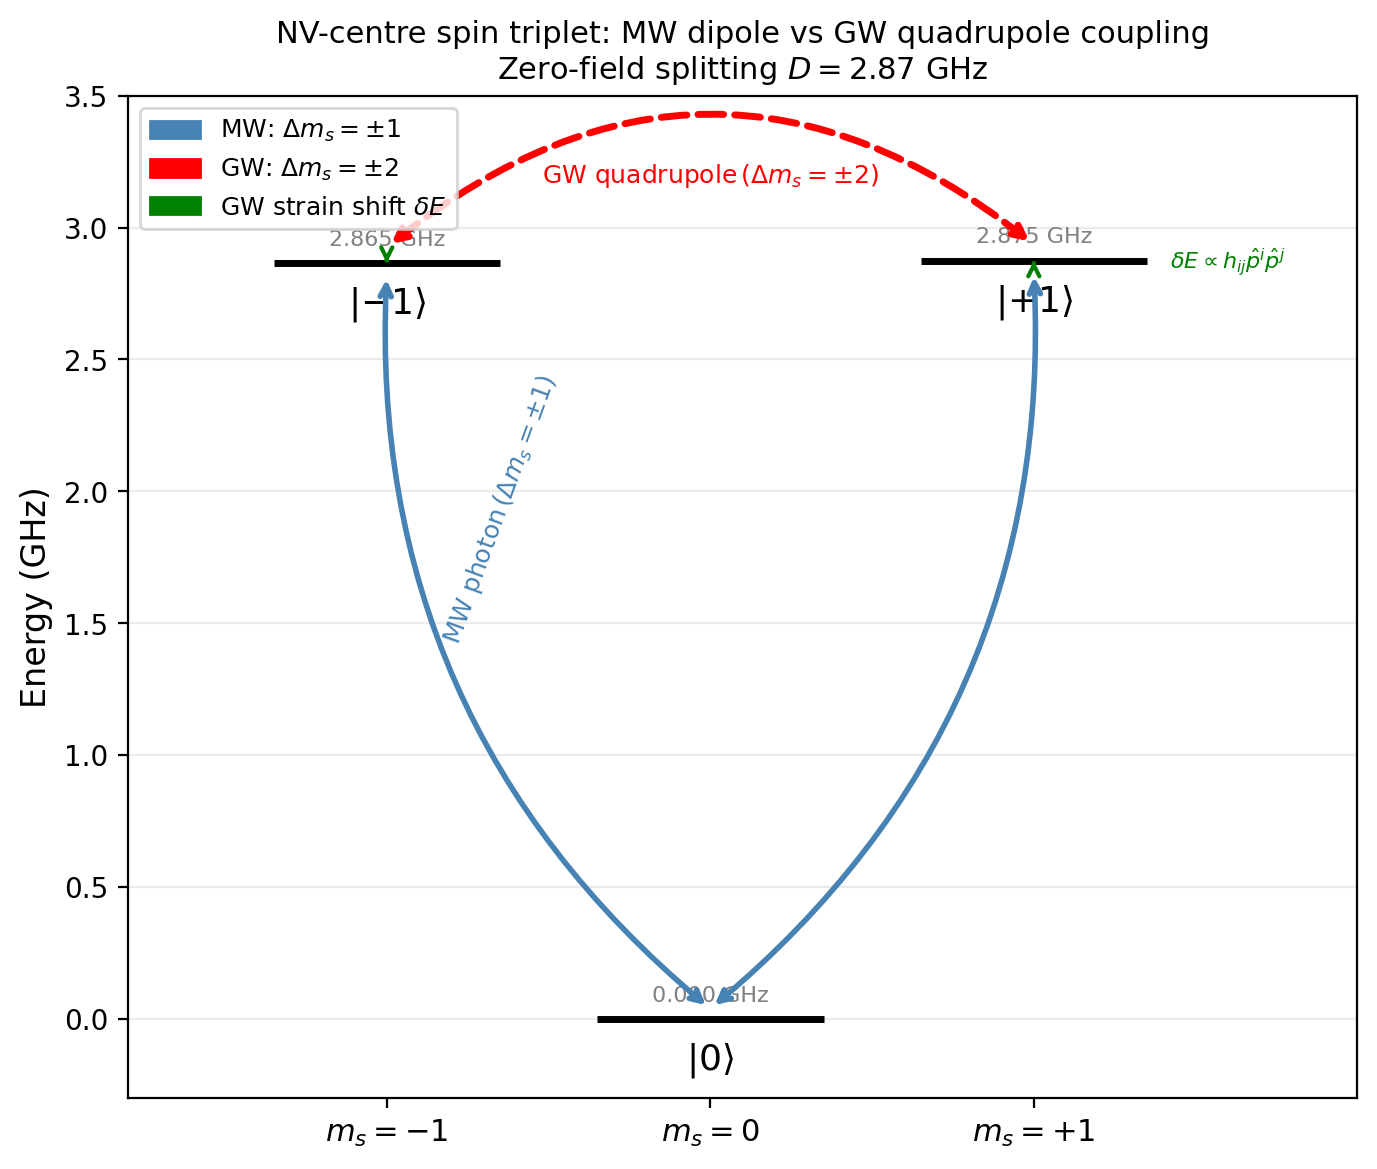

Python code for this plot:
"""
fig_ch1_nv_center.py
Chapter 1 Visual Guide — Figure 2
NV-center spin triplet with GW-induced transitions.
Vertical: energy. Horizontal: m_s = -1, 0, +1
Shows both MW (dipole, Δm=±1) and GW (quadrupole, Δm=±2) channels.
"""
import numpy as np
import matplotlib.pyplot as plt
import matplotlib.patches as mpatches
import os; os.makedirs("figures", exist_ok=True)

fig, ax = plt.subplots(figsize=(7, 6))

D = 2.87   # GHz zero-field splitting
E = 0.005  # strain-induced splitting (small)

# Energy levels (in GHz)
levels = {
    r'$|{-1}\rangle$': (-1, D - E),
    r'$|0\rangle$':    ( 0, 0.0),
    r'$|{+1}\rangle$': (+1, D + E),
}
x_pos = {-1: -1.0, 0: 0.0, 1: 1.0}

for lab, (ms, en) in levels.items():
    x = x_pos[ms]
    ax.hlines(en, x-0.35, x+0.35, color='k', lw=2.5, zorder=3)
    ax.text(x, en - 0.08, lab, ha='center', va='top', fontsize=13)
    ax.text(x, en + 0.05, f'{en:.3f} GHz', ha='center', va='bottom',
            fontsize=8, color='gray')

# MW transition |0⟩ → |−1⟩  (Δm = −1, dipole)
ax.annotate('', xy=(-1.0, D-E-0.04), xytext=(0.0, 0.04),
            arrowprops=dict(arrowstyle='<->', color='steelblue', lw=2.0,
                            connectionstyle='arc3,rad=-0.25'))
ax.text(-0.65, D/2, r'MW photon$\,$($\Delta m_s=\pm1$)', color='steelblue',
        fontsize=9, ha='center', rotation=70)

# MW transition |0⟩ → |+1⟩
ax.annotate('', xy=(1.0, D+E-0.04), xytext=(0.0, 0.04),
            arrowprops=dict(arrowstyle='<->', color='steelblue', lw=2.0,
                            connectionstyle='arc3,rad=0.25'))

# GW quadrupole |−1⟩ → |+1⟩  (Δm = +2)
ax.annotate('', xy=(1.0, D+E+0.06), xytext=(-1.0, D-E+0.06),
            arrowprops=dict(arrowstyle='<->', color='red', lw=2.5,
                            linestyle='dashed',
                            connectionstyle='arc3,rad=-0.4'))
ax.text(0.0, D + 0.30,
        r'GW quadrupole$\,$($\Delta m_s=\pm2$)', color='red',
        fontsize=9, ha='center')

# Arrows to show the GW strain shifts the splitting
ax.annotate('', xy=(-1.0, D-E), xytext=(-1.0, D+0.03),
            arrowprops=dict(arrowstyle='->', color='green', lw=1.5))
ax.annotate('', xy=(1.0, D+E), xytext=(1.0, D-0.03),
            arrowprops=dict(arrowstyle='->', color='green', lw=1.5))
ax.text(1.42, D, r'$\delta E\propto h_{ij}\hat{p}^i\hat{p}^j$',
        color='green', fontsize=8, va='center')

ax.set_xlim(-1.8, 2.0)
ax.set_ylim(-0.3, 3.5)
ax.set_ylabel('Energy (GHz)', fontsize=12)
ax.set_xticks([-1, 0, 1])
ax.set_xticklabels([r'$m_s=-1$', r'$m_s=0$', r'$m_s=+1$'], fontsize=11)
ax.set_title('NV-centre spin triplet: MW dipole vs GW quadrupole coupling\n'
             r'Zero-field splitting $D = 2.87$ GHz', fontsize=11)

leg = [mpatches.Patch(color='steelblue', label=r'MW: $\Delta m_s=\pm1$'),
       mpatches.Patch(color='red',       label=r'GW: $\Delta m_s=\pm2$'),
       mpatches.Patch(color='green',     label=r'GW strain shift $\delta E$')]
ax.legend(handles=leg, loc='upper left', fontsize=9)
ax.grid(axis='y', alpha=0.25)

plt.tight_layout()
plt.savefig('figures/fig_ch1_nv_center.png', dpi=200, bbox_inches='tight')
print("Saved: figures/fig_ch1_nv_center.png")
